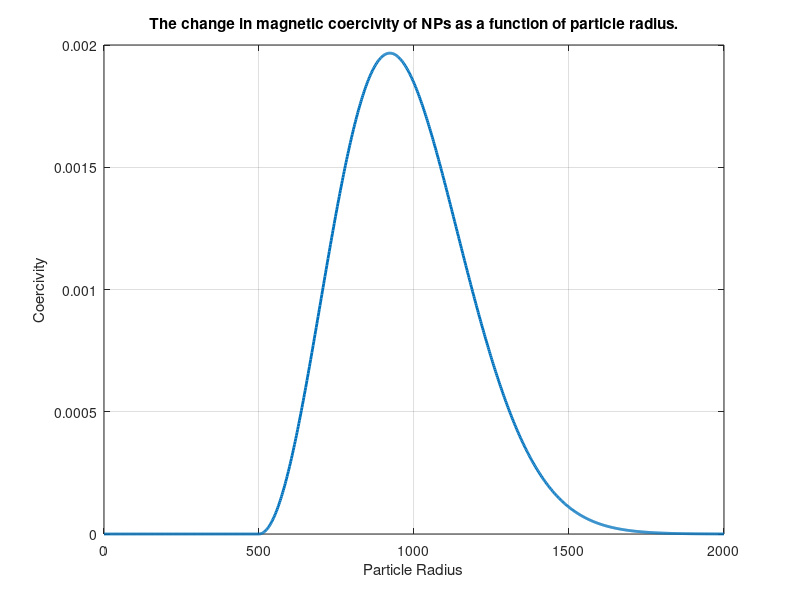

Write the MATLAB code that produced this figure.
% Define particle radius and coercivity values
%The graph is similar like Maxwell Distribution curve, so I am using that reference to draw the curve.

% Website helped me in writing the code: https://bcs.whfreeman.com/WebPub/Chemistry/chemicalprinciples7e/living_graphs/maxwell_boltzmann/maxwell_boltzmann.html

% Constants
R = 8.3145;      % Universal gas constant (J/(mol*K))
M = 0.028;       % Molar mass of gas (kg/mol), e.g., nitrogen
T = 300;         % Temperature in Kelvin

% Speed range (m/s)
v = linspace(0, 2000, 1000);  % Original speed range

% Maxwell-Boltzmann like Distribution
k = 2 * R * T;

% Initialize f_v with zeros
f_v = zeros(size(v));

% Apply the Maxwell-Boltzmann function with velocity shift
f_v(v > 500) = 4 * pi * (M / (pi * k))^(3/2) .* (v(v > 500) - 500).^2 .* exp(-M .* (v(v > 500) - 500).^2 / k);

% Plot the shifted distribution
figure;
plot(v, f_v, 'LineWidth', 2);
ylabel('Coercivity');
xlabel('Particle Radius');
title('The change in magnetic coercivity of NPs as a function of particle radius.');
grid on;
